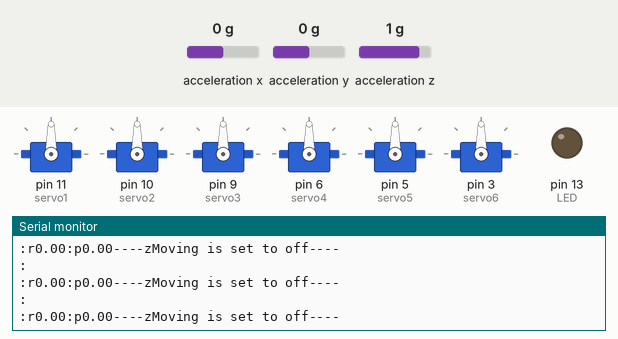
Bench run of a sketch on a simulated Arduino Uno, built with avr-gcc and run on an emulated ATmega328P. Shown: 6 × servo, output pins drawn as LEDs (lit = HIGH), the last lines printed to the serial monitor. Wiring (inferred from the names in the program): ADXL345 accelerometer at I2C address 0x53. Inputs (shaded band) come from the test bench; at power-on: acceleration x 0 g, acceleration y 0 g, acceleration z 1 g.

Above: at 1.2 s.
1.3 s: acceleration x set to -1.4 g
At 2.2 s:
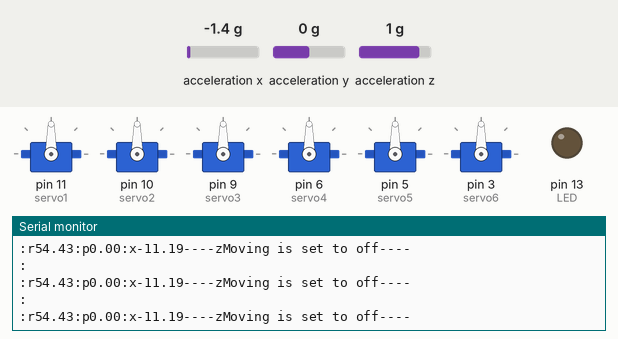
2.8 s: acceleration y set to -1.4 g
At 3.6 s:
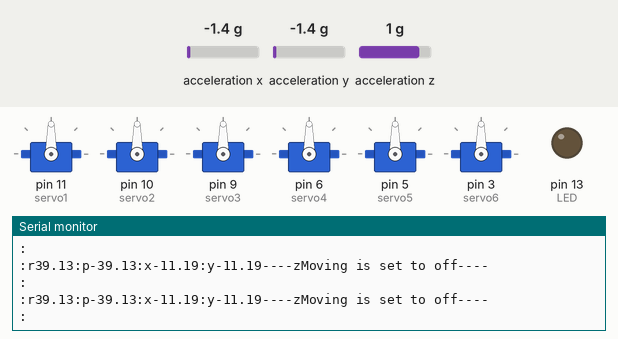
Timing chart, 0 to 4.0 s (numbered marks = the images above; inputs shaded):
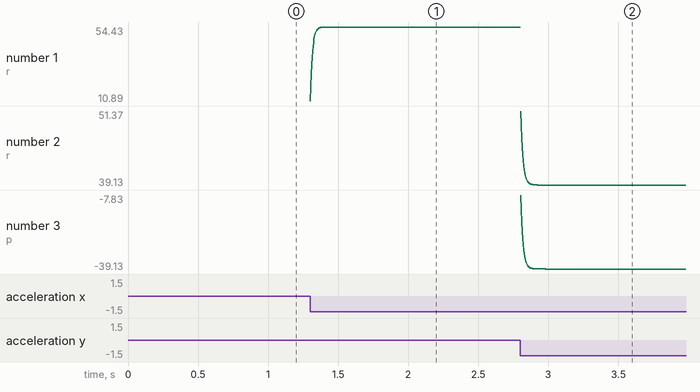

Measured:
- after the input at 1.3 s, the serial monitor: prints a new line at once (image 1)
- after the input at 2.8 s, the serial monitor: prints a new line at once (image 2)

The sketch:

ArduinoCOM_7DOF_armRig.ino
```cpp
#include <Servo.h>
#include <Wire.h>

Servo servo1; //q1
Servo servo2; //q2
Servo servo3; //q3
Servo servo4; //q4
Servo servo5; // q5
Servo servo6; // q6


int LED = 13;

//accelerometer movement
bool xMoving, yMoving, zMoving;
bool xPositive_dir, yPositive_dir, zPositive_dir;

int maxLimit = 3, minLimit = 1;
float timeLimit = 2, timeGap = 0.05;
float xTimer = 0, yTimer = 0, zTimer = 0;
float zOffset = 8.5;

//servo motor variables
int servoPos1 = 90;
int servoPos2 = 90;
int servoPos2_holder = 90;
int servoPos3 = 90;
int servoPos4 = 90;
int servoPos5 = 90;
int servoPos6 = 90;

//accelerometer variables
int ADXL345 = 0x53; // The ADXL345 sensor I2C address
float X_out, Y_out, Z_out;  // Outputs
float roll, pitch;
float Roll, Pitch; //filtered roll and pitch
int resolutionOpt = 32;

String toProgram;


void xAxis_test() {

    if (int(abs(X_out)) > maxLimit) {
        xMoving = true;
        if (X_out < 0) { xPositive_dir = false; }
        else if (X_out > 0) { xPositive_dir = true; }
    }

    if (xMoving && xPositive_dir) {
        xTimer += timeGap;
        if (xTimer > timeLimit || X_out < minLimit) { xMoving = false; }
        Serial.print(":x");
        Serial.print(X_out);
    }
    else if (xMoving && !xPositive_dir) {
        xTimer += timeGap;
        if (xTimer > timeLimit || abs(X_out) < minLimit) { xMoving = false; }
        Serial.print(":x");
        Serial.print(X_out);
    }
    else {
        xTimer = 0;
    }
}
void yAxis_test() {

    if (int(abs(Y_out)) > maxLimit) {
        yMoving = true;
        if (Y_out < 0) { yPositive_dir = false; }
        else if (Y_out > 0) { yPositive_dir = true; }
    }
    if (yMoving && yPositive_dir) {
        yTimer += timeGap;
        if (yTimer > timeLimit || Y_out < minLimit) { yMoving = false; }
        Serial.print(":y");
        Serial.print(Y_out);
    }
    else if (yMoving && !yPositive_dir) {
        yTimer += timeGap;
        if (yTimer > timeLimit || abs(Y_out) < minLimit) { yMoving = false; }
        Serial.print(":y");
        Serial.print(Y_out);
    }
    else {
        yTimer = 0;
    }
}
void zAxis_test() {

    if (int(abs(Z_out) - zOffset) > maxLimit) {
        zMoving = true;
        if (Z_out < 0) { zPositive_dir = false; }
        else if (Z_out > 0) { zPositive_dir = true; }
    }
    if (zMoving && zPositive_dir) {
        zTimer += timeGap;
        Serial.println(zTimer);
        if (zTimer > timeLimit || Z_out - zOffset < minLimit) { zMoving = false; }
        Serial.print(":z");
        Serial.print(Z_out);
    }
    else if (zMoving && !zPositive_dir) {
        zTimer += timeGap;
        if (zTimer > timeLimit || abs(Z_out) < minLimit) { zMoving = false; }
        Serial.print(":z");
        Serial.print(Z_out);
    }
    else {
        zTimer = 0;
        Serial.println("----zMoving is set to off----");
    }
}

void readAccelerometer() {
    // === Read acceleromter data === //
    Wire.beginTransmission(ADXL345);
    Wire.write(0x32); // Start with register 0x32 (ACCEL_XOUT_H)
    Wire.endTransmission(false);
    Wire.requestFrom(ADXL345, 6, true); // Read 6 registers total, each axis value is stored in 2 registers
    X_out = (Wire.read() | Wire.read() << 8); // X-axis value
    X_out = X_out / resolutionOpt; //For a range of +-2g, we need to divide the raw values by 256, according to the datasheet
    Y_out = (Wire.read() | Wire.read() << 8); // Y-axis value
    Y_out = Y_out / resolutionOpt;
    Z_out = (Wire.read() | Wire.read() << 8); // Z-axis value
    Z_out = Z_out / resolutionOpt;

    //x is roll and y is pitch (it's switched so the servo can be fit to the servo robot arm)
    pitch = atan(Y_out / sqrt(pow(X_out, 2) + pow(Z_out, 2))) * 180 / PI;
    roll = atan(-1 * X_out / sqrt(pow(Y_out, 2) + pow(Z_out, 2))) * 180 / PI;

    //filter
    Roll = 0.8 * Roll + 0.2 * roll;
    Pitch = 0.8 * Pitch + 0.2 * pitch;

    /*Serial.print("Xa= ");
    Serial.print(X_out);
    Serial.print("   Ya= ");
    Serial.print(Y_out);
    Serial.print("   Za= ");
    Serial.print(Z_out);*/
    Serial.print(":r");
    Serial.print(Roll);
    Serial.print(":p");
    Serial.print(Pitch);

    xAxis_test();
    yAxis_test();
    zAxis_test();

    Serial.println(":");
} /*
  The serial monitor will hold each sent character
  with a letter of either the coord axis letter or
  first letter of tilt name, ending with a colon symbol.
  */


void setup() {
    // put your setup code here, to run once:
    Serial.begin(250000);
    pinMode(LED, OUTPUT);
    servo1.attach(11);
    servo2.attach(10);
    servo3.attach(9);
    servo4.attach(6);
    servo5.attach(5);
    servo6.attach(3);


    //define servo's
    servo1.write(servoPos1);
    servo2.write(servoPos2);
    servo3.write(servoPos3);
    servo4.write(servoPos4);
    servo5.write(servoPos5);
    servo6.write(servoPos6);

    xMoving = false;
    yMoving = false;
    zMoving = false;
    xPositive_dir = false;
    yPositive_dir = false;
    zPositive_dir = false;

    Wire.begin(); // Initiate the Wire library
    // Set ADXL345 in measuring mode
    Wire.beginTransmission(ADXL345); // Start communicating with the device
    Wire.write(0x2D); // Access/ talk to POWER_CTL Register - 0x2D
    // Enable measurement
    Wire.write(8); // (8dec -> 0000 1000 binary) Bit D3 High for measuring enable
    Wire.endTransmission();
    delay(10);

    //offset calibration
    //X-axis
    Wire.beginTransmission(ADXL345);
    Wire.write(0x1E);
    Wire.write(-6);
    Wire.endTransmission();
    delay(10);
    //Y-axis
    Wire.beginTransmission(ADXL345);
    Wire.write(0x1F);
    Wire.write(-4);
    Wire.endTransmission();
    delay(10);
    //Z-axis
    Wire.beginTransmission(ADXL345);
    Wire.write(0x20);
    Wire.write(-5);
    Wire.endTransmission();
    delay(10);
}

void loop() {
    //put your main code here, to run repeatedly:
    //delay(500);
    String s;
    String return_text;
    int count;
    int s1_Degree, s2_Degree, s3_Degree, s4_Degree, s5_Degree, s6_Degree;

    readAccelerometer();

    if (Serial.available() > 0) {
        String dataIn;
        count = 0;
        s1_Degree = (Serial.readStringUntil(':')).toInt();
        s2_Degree = (Serial.readStringUntil(':')).toInt();
        s3_Degree = (Serial.readStringUntil(':')).toInt();
        s4_Degree = (Serial.readStringUntil(':')).toInt();
        s5_Degree = (Serial.readStringUntil(':')).toInt();
        s6_Degree = (Serial.readStringUntil('\n')).toInt();


        //return_text = "info variable string is: " + dataIn;
        //Serial.println(yDegree, DEC);
        if (s6_Degree < servoPos6 /*&& degree != 0*/) {
            for (; servoPos6 > s6_Degree; servoPos6 -= 1) { servo6.write(servoPos6); }
        }
        else if (s6_Degree > servoPos6) {
            for (; servoPos6 < s6_Degree; servoPos6 += 1) { servo6.write(servoPos6); }
        }

        if (s5_Degree < servoPos5 /*&& degree != 0*/) {
            for (; servoPos5 > s5_Degree; servoPos5 -= 1) { servo5.write(servoPos5); }
        }
        else if (s5_Degree > servoPos5) {
            for (; servoPos5 < s5_Degree; servoPos5 += 1) { servo5.write(servoPos5); }
        }

        if (s4_Degree < servoPos4 /*&& degree != 0*/) {
            for (; servoPos4 > s4_Degree; servoPos4 -= 1) { servo4.write(servoPos4); }
        }
        else if (s4_Degree > servoPos4) {
            for (; servoPos4 < s4_Degree; servoPos4 += 1) { servo4.write(servoPos4); }
        }

        if (s3_Degree < servoPos3 /*&& degree != 0*/) {
            for (; servoPos3 > s3_Degree; servoPos3 -= 1) { servo3.write(servoPos3); }
        }
        else if (s3_Degree > servoPos3) {
            for (; servoPos3 < s3_Degree; servoPos3 += 1) { servo3.write(servoPos3); }
        }

        if (s2_Degree < servoPos2 /*&& degree != 0*/) {
            for (; servoPos2 > s2_Degree; servoPos2 -= 1) {
                servo2.write(servoPos2_holder);
                servoPos2_holder += 1;
            }
        }
        else if (s2_Degree > servoPos2) {
            for (; servoPos2 < s2_Degree; servoPos2 += 1) {
                servo2.write(servoPos2_holder);
                servoPos2_holder -= 1;
            }
        }

        if (s1_Degree < servoPos1 /*&& degree != 0*/) {
            for (; servoPos1 > s1_Degree; servoPos1 -= 1) { servo1.write(servoPos1); }
        }
        else if (s1_Degree > servoPos1) {
            for (; servoPos1 < s1_Degree; servoPos1 += 1) { servo1.write(servoPos1); }
        }
;
        digitalWrite(LED, HIGH);
        //delay(100);
        digitalWrite(LED, LOW);

        while (Serial.read() != -1) { count++; }
        //Serial.print("the \"Serial.read()\" has repeated: ");
        //Serial.print(count);
        //Serial.println(" times");
    }
}
```
